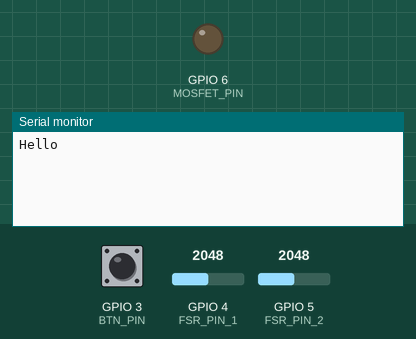
A program run on a simulated Seeed XIAO ESP32-C3. On the bench: output pins drawn as LEDs (lit = HIGH), the last lines printed to the serial monitor. Inputs (shaded band) come from the test bench; at power-on: GPIO 3 (BTN_PIN) HIGH, GPIO 4 (FSR_PIN_1) = 2048, GPIO 5 (FSR_PIN_2) = 2048.

Above: at 1.2 s.
1.3 s: GPIO 3 (BTN_PIN) pulled LOW for 0.15 s
At 1.43 s:
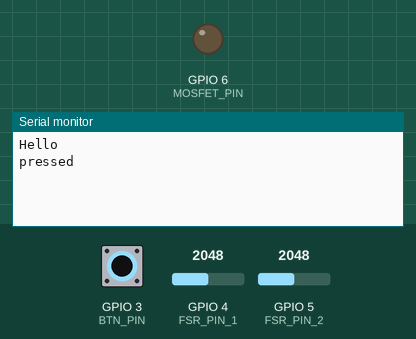
At 2.5 s:
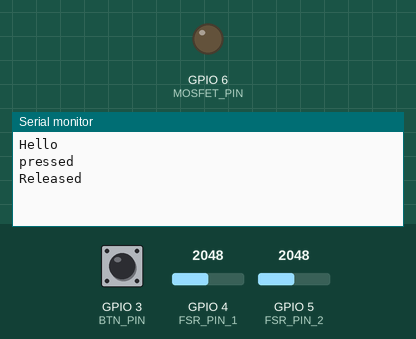

Measured:
- after the input at 1.3 s, the serial monitor: prints a new line at once (image 1)

The program:

main.cpp
```cpp
#include <Arduino.h>

#define M5STAMP
//#define XIAO

#ifdef M5STAMP
  #define MOSFET_PIN 6
  #define LED_PIN 2
  #define BTN_PIN 3
#elif XIAO
  #define MOSFET_PIN 3
#endif

#define FSR_PIN_1 4
#define FSR_PIN_2 5
#define FSR_CUTOFF 3000

#define ESP32_RESET_VALUE 4000000000

bool OneTimeFlag = false;
unsigned int interval = 500;
unsigned long lastTime = 0;

bool getFSR_INPUT();
void press_BTN();

void setup() {
  Serial.begin(115200);
  Serial.println("Hello");

  pinMode(FSR_PIN_1, INPUT_PULLUP);
  pinMode(FSR_PIN_2, INPUT_PULLUP);
  pinMode(MOSFET_PIN, OUTPUT);

  digitalWrite(MOSFET_PIN, LOW);

#ifdef M5STAMP
  pinMode(BTN_PIN, INPUT_PULLUP);
#endif

}


void loop() {
  bool result = getFSR_INPUT();

  if (millis() - lastTime > interval)
  {
    lastTime = millis();
    //Serial.println(result);
    if(result)
    {
      delay(1000);
      digitalWrite(MOSFET_PIN, HIGH);   // 방향 전환
      digitalWrite(MOSFET_PIN, LOW);
      Serial.println("Send to ControlBox");
      delay(1000);
    }
    else
    {
      digitalWrite(MOSFET_PIN, LOW);
    }
  }
  else
  {
#ifdef M5STAMP
  press_BTN();

#endif
  }


  if (millis() > ESP32_RESET_VALUE)
  {
    ESP.restart();
  }

}


bool getFSR_INPUT() {
  int FSR_1 = analogRead(FSR_PIN_1);
  int FSR_2 = analogRead(FSR_PIN_2);

  if((FSR_1 > FSR_CUTOFF) && (FSR_2 > FSR_CUTOFF))
  {
    return true;
  }
  else
  {
    return false;
  }
}


void press_BTN(){
  if(digitalRead(BTN_PIN) == false && OneTimeFlag)
  {
    Serial.println("pressed");
    while(true)
    {
      if (digitalRead(BTN_PIN) == true)
      {
        Serial.println("Released");
        break;
      }
    }
    OneTimeFlag = false;
  }
  else
  {
    OneTimeFlag = true;
  }

}
```
